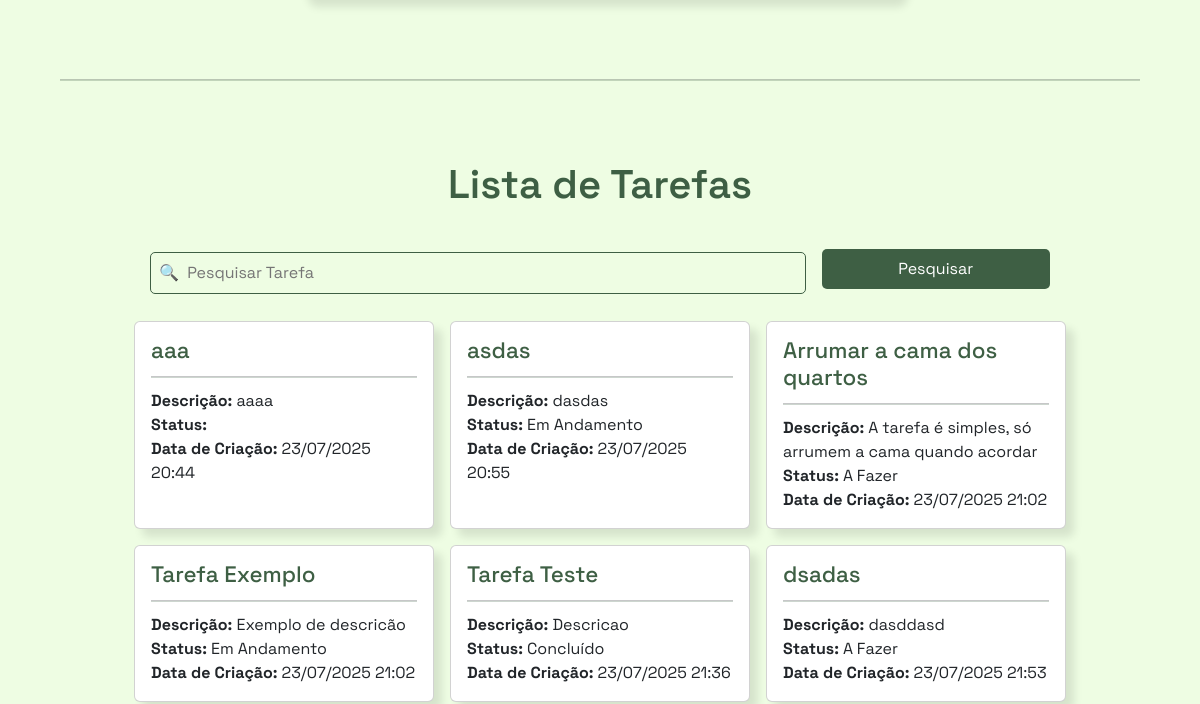
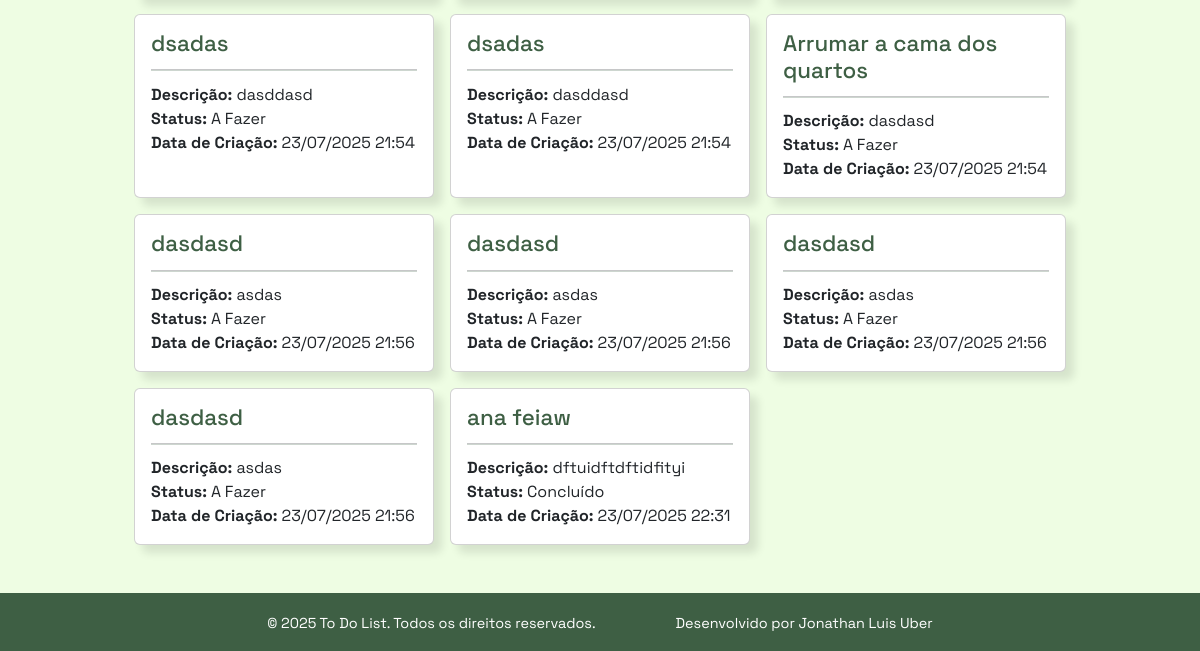
Page /tarefa/ (lower part) on the earlier database version (2 pictures, top to bottom).
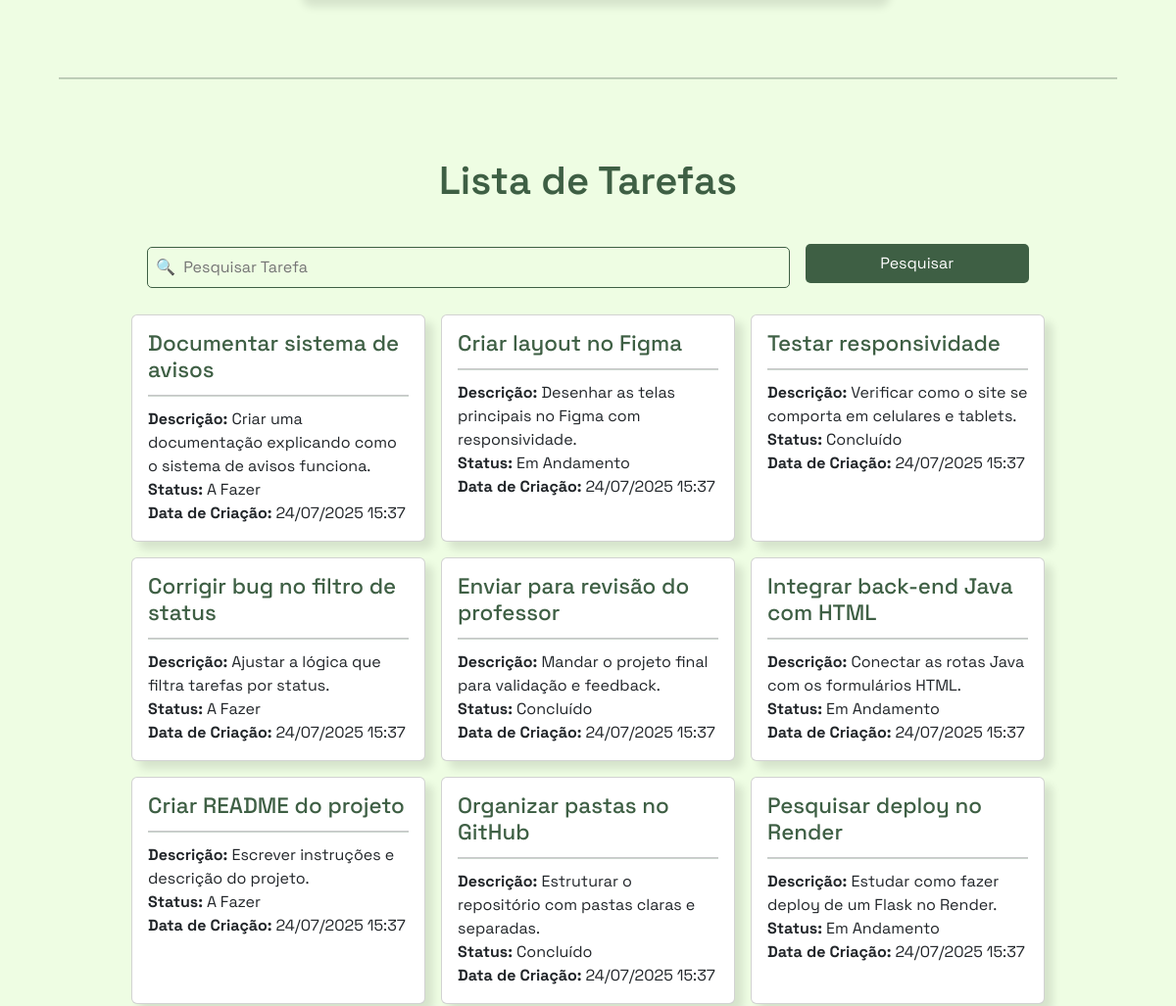
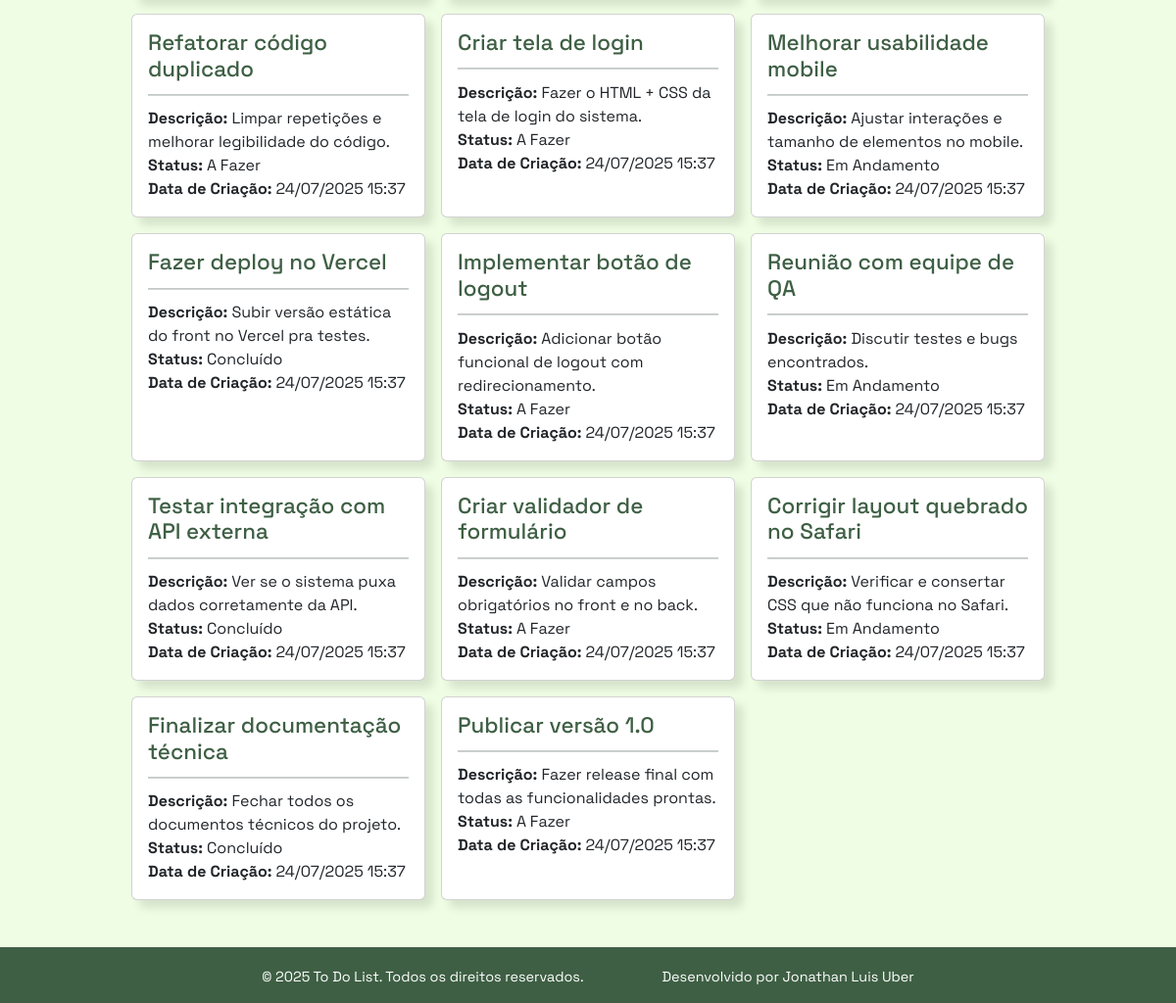
Same page on the later database version (2 pictures, top to bottom).
### app/models.py (models this page shows)
class Tarefa(db.Model):
    id = db.Column(db.Integer, primary_key=True)
    titulo = db.Column(db.String(100), nullable=True)
    descricao = db.Column(db.String(100), nullable=True)
    status = db.Column(db.String(20), nullable=False, default="a_fazer")
    data_envio = db.Column(db.DateTime, default=datetime.now())

### app/views.py (the view)
@app.route('/tarefa/', methods=['GET', 'POST'])
def tarefas():
    form = tarefaForm()
    context = {}
    pesquisa = request.args.get('pesquisa', '')
    if form.validate_on_submit():
        form.save()
    dados = Tarefa.query.order_by('data_envio')
    if pesquisa != '':
        dados = dados.filter(Tarefa.titulo.ilike(f'%{pesquisa}%'))
    status_dict = {
        'a_fazer': 'A Fazer',
        'em_andamento': 'Em Andamento',
        'concluido': 'Concluído'
    }
    context = {'dados': dados.all()}
    return render_template('tarefas.html', context=context, form=form, status_dict = status_dict)

### app/forms.py (shortened to what this page needs)
class tarefaForm(FlaskForm):
    titulo = StringField('Título', validators=[DataRequired()])
    descricao = TextAreaField("Descrição")
    status = SelectField("Status", choices=[
        ('a_fazer', 'A Fazer'),
        ('em_andamento', 'Em Andamento'),
        ('concluido', 'Concluído')
    ])
    btnSubmit = SubmitField('Enviar')

### app/templates/tarefas.html (shortened to what this page needs)
{% extends 'base.html' %}
{% block content %}
<section class="pagina">
    <hr class="linha">
    <section class="visualizar">
        <h2 class="title">Lista de Tarefas</h2>
        <form action="" method="get" class="formulario-pesquisa">
            <input type="text" name="pesquisa" class="tarefa-search" placeholder="🔍  Pesquisar Tarefa">
            <button type="submit" class="btn-pesquisa">Pesquisar</button>
        </form>
        <div class="container-list">
                {% for linha in context.dados %}
                        <div class="card">
                            <h3>{{ linha.titulo }}</h3>
                            <hr class="linha-card">
                            <p><strong>Descrição:</strong> {{ linha.descricao }}</p>
                            <p><strong>Status:</strong> {{ status_dict[linha.status] }}</p>
                            <p><strong>Data de Criação:</strong> {{ linha.data_envio.strftime('%d/%m/%Y %H:%M') }}</p>
                        </div>
                {% endfor %}
        </div>
    </section>
</section>
{% include 'footer.html' %}
{% endblock %}

Differences in the rows shown:
removed Tarefa: titulo "aaa", descricao "aaaa", data_envio "23/07/2025 20:44"
removed Tarefa: titulo "Arrumar a cama dos quartos", descricao "A tarefa é simples, só arrumem a cama quando acordar", status "A Fazer", data_envio "23/07/2025 21:02"
removed Tarefa: titulo "Tarefa Exemplo", descricao "Exemplo de descricão", status "Em Andamento", data_envio "23/07/2025 21:02"
removed Tarefa: titulo "dsadas", descricao "dasddasd", status "A Fazer", data_envio "23/07/2025 21:53"
removed Tarefa: titulo "dsadas", descricao "dasddasd", status "A Fazer", data_envio "23/07/2025 21:54"
removed Tarefa: titulo "Arrumar a cama dos quartos", descricao "dasdasd", status "A Fazer", data_envio "23/07/2025 21:54"
removed Tarefa: titulo "dasdasd", descricao "asdas", status "A Fazer", data_envio "23/07/2025 21:56"
removed Tarefa: titulo "dasdasd", descricao "asdas", status "A Fazer", data_envio "23/07/2025 21:56"
removed Tarefa: titulo "ana feiaw", descricao "dftuidftdftidfityi", status "Concluído", data_envio "23/07/2025 22:31"
added Tarefa: titulo "Documentar sistema de avisos", descricao "Criar uma documentação explicando como o sistema de avisos funciona.", status "A Fazer", data_envio "24/07/2025 15:37"
changed Tarefa: titulo "asdas" → "Criar layout no Figma"; descricao "dasdas" → "Desenhar as telas principais no Figma com responsividade."; data_envio "23/07/2025 20:55" → "24/07/2025 15:37"
added Tarefa: titulo "Testar responsividade", descricao "Verificar como o site se comporta em celulares e tablets.", status "Concluído", data_envio "24/07/2025 15:37"
added Tarefa: titulo "Corrigir bug no filtro de status", descricao "Ajustar a lógica que filtra tarefas por status.", status "A Fazer", data_envio "24/07/2025 15:37"
changed Tarefa: titulo "Tarefa Teste" → "Enviar para revisão do professor"; descricao "Descricao" → "Mandar o projeto final para validação e feedback."; data_envio "23/07/2025 21:36" → "24/07/2025 15:37"
added Tarefa: titulo "Integrar back-end Java com HTML", descricao "Conectar as rotas Java com os formulários HTML.", status "Em Andamento", data_envio "24/07/2025 15:37"
changed Tarefa: titulo "dsadas" → "Criar README do projeto"; descricao "dasddasd" → "Escrever instruções e descrição do projeto."; data_envio "23/07/2025 21:54" → "24/07/2025 15:37"
added Tarefa: titulo "Organizar pastas no GitHub", descricao "Estruturar o repositório com pastas claras e separadas.", status "Concluído", data_envio "24/07/2025 15:37"
added Tarefa: titulo "Pesquisar deploy no Render", descricao "Estudar como fazer deploy de um Flask no Render.", status "Em Andamento", data_envio "24/07/2025 15:37"
changed Tarefa: titulo "dasdasd" → "Refatorar código duplicado"; descricao "asdas" → "Limpar repetições e melhorar legibilidade do código."; data_envio "23/07/2025 21:56" → "24/07/2025 15:37"
changed Tarefa: titulo "dasdasd" → "Criar tela de login"; descricao "asdas" → "Fazer o HTML + CSS da tela de login do sistema."; data_envio "23/07/2025 21:56" → "24/07/2025 15:37"
added Tarefa: titulo "Melhorar usabilidade mobile", descricao "Ajustar interações e tamanho de elementos no mobile.", status "Em Andamento", data_envio "24/07/2025 15:37"
added Tarefa: titulo "Fazer deploy no Vercel", descricao "Subir versão estática do front no Vercel pra testes.", status "Concluído", data_envio "24/07/2025 15:37"
added Tarefa: titulo "Implementar botão de logout", descricao "Adicionar botão funcional de logout com redirecionamento.", status "A Fazer", data_envio "24/07/2025 15:37"
added Tarefa: titulo "Reunião com equipe de QA", descricao "Discutir testes e bugs encontrados.", status "Em Andamento", data_envio "24/07/2025 15:37"
added Tarefa: titulo "Testar integração com API externa", descricao "Ver se o sistema puxa dados corretamente da API.", status "Concluído", data_envio "24/07/2025 15:37"
added Tarefa: titulo "Criar validador de formulário", descricao "Validar campos obrigatórios no front e no back.", status "A Fazer", data_envio "24/07/2025 15:37"
added Tarefa: titulo "Corrigir layout quebrado no Safari", descricao "Verificar e consertar CSS que não funciona no Safari.", status "Em Andamento", data_envio "24/07/2025 15:37"
added Tarefa: titulo "Finalizar documentação técnica", descricao "Fechar todos os documentos técnicos do projeto.", status "Concluído", data_envio "24/07/2025 15:37"
added Tarefa: titulo "Publicar versão 1.0", descricao "Fazer release final com todas as funcionalidades prontas.", status "A Fazer", data_envio "24/07/2025 15:37"
